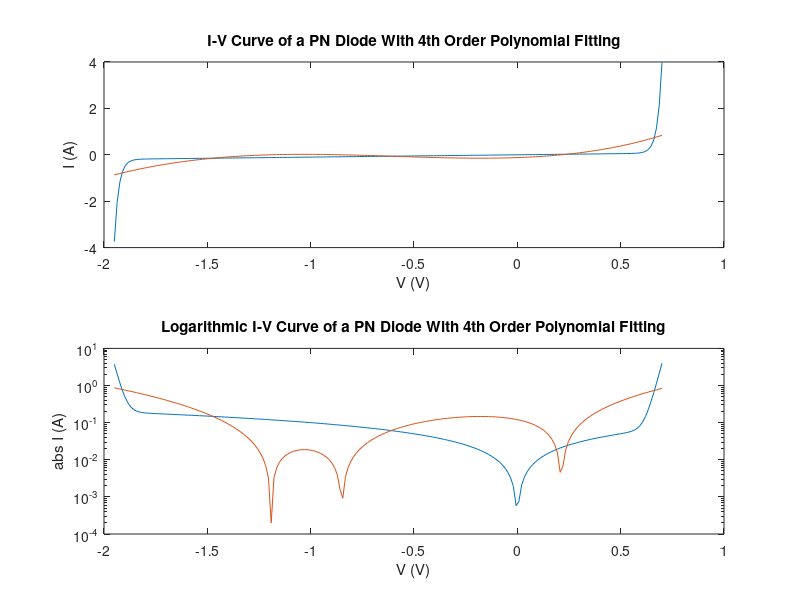
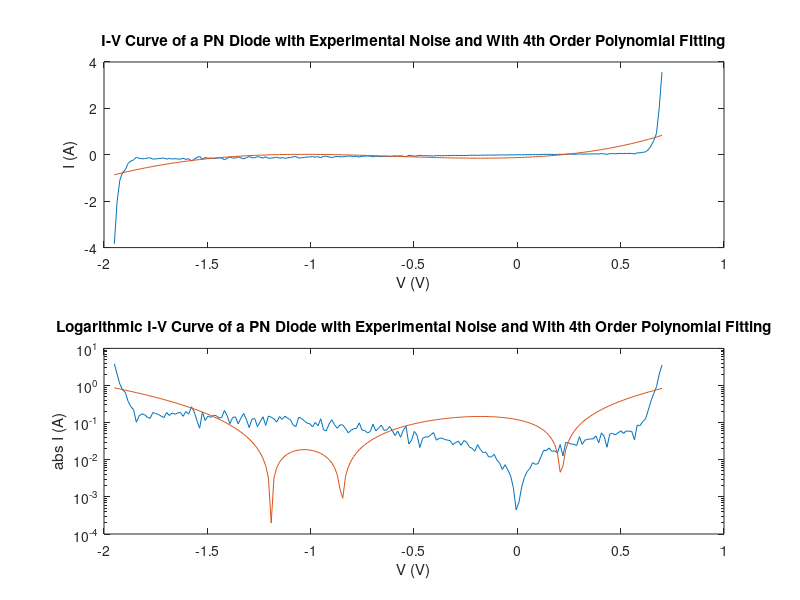
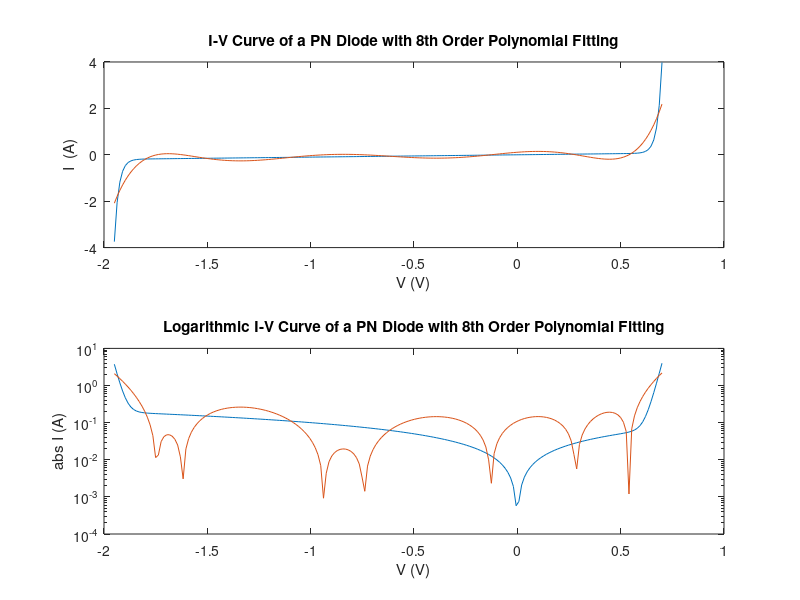
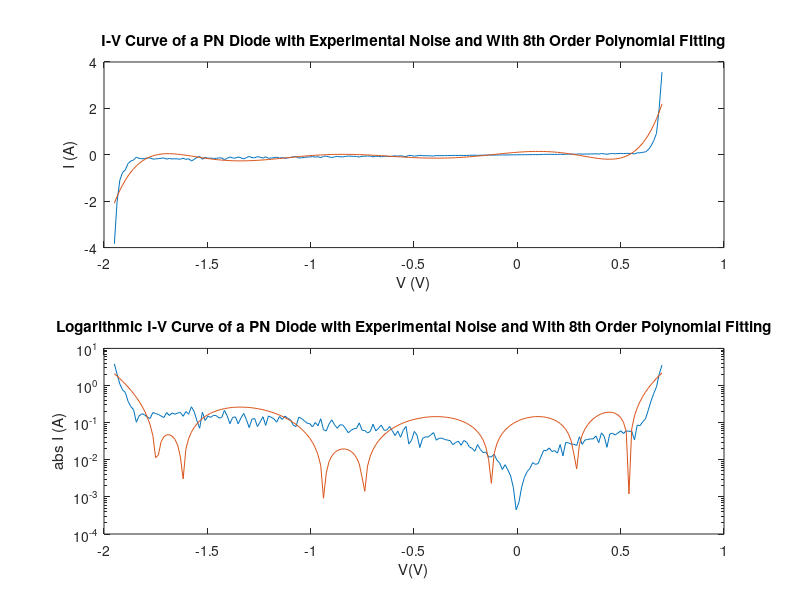

Reproduce these figures in MATLAB, in order. (Note: this script raises an error after producing the figures.)
clear all;
Is=0.01e-12;
Ib=0.1e-12;
Vb = 1.3;
Gp = 0.1;

V = linspace(-1.95,0.7,200);
I = zeros(size(V));

I = (Is .* (exp((1.2 / 0.025) .* V) - 1)) + (Gp .* V) - (Ib .* (exp((-1.2 / 0.025) .* (V + Vb)) - 1));
%I = (Is(exp(1.2*V/0.025))-1)+ Gp*V - (Ib(exp(-1.2*(V+Vb)/0.025)-1));

I_Noise = I + 0.2 .* I .* randn(1, 200);


polyFit_4th = polyfit(V, I, 4);
polyFit_8th = polyfit(V, I, 8);
polyFit_4thNoise = polyfit(V, I, 4);
polyFit_8thNoise = polyfit(V, I, 8);

figure(1);
subplot(2,1,1)
plot(V, I)
title('I-V Curve of a PN Diode With 4th Order Polynomial Fitting')
xlabel('V (V)')
ylabel('I (A)')
hold on
plot(V, polyval(polyFit_4th, V))
hold off

subplot(2,1,2)
semilogy(V, abs(I))
title('Logarithmic I-V Curve of a PN Diode With 4th Order Polynomial Fitting')
xlabel('V (V)')
ylabel('abs I (A)')
hold on
semilogy(V, abs(polyval(polyFit_4th, V)))
hold off

figure(2)
subplot(2,1,1)
plot(V, I_Noise)
title('I-V Curve of a PN Diode with Experimental Noise and With 4th Order Polynomial Fitting')
xlabel('V (V)')
ylabel('I (A)')
hold on
plot(V, polyval(polyFit_4thNoise, V))
hold off

subplot(2,1,2)
semilogy(V, abs(I_Noise))
title('Logarithmic I-V Curve of a PN Diode with Experimental Noise and With 4th Order Polynomial Fitting')
xlabel('V (V)')
ylabel('abs I (A)')
hold on
semilogy(V, abs(polyval(polyFit_4thNoise, V)))
hold off

figure(3)
subplot(2,1,1)
plot(V, I)
title('I-V Curve of a PN Diode with 8th Order Polynomial Fitting')
xlabel('V (V)')
ylabel('I  (A)')
hold on
plot(V, polyval(polyFit_8thNoise, V))
hold off

subplot(2,1,2)
semilogy(V, abs(I))
title('Logarithmic I-V Curve of a PN Diode with 8th Order Polynomial Fitting')
xlabel('V (V)')
ylabel('abs I (A)')
hold on
semilogy(V, abs(polyval(polyFit_8thNoise, V)))
hold off

figure(4)
subplot(2,1,1)
plot(V, I_Noise)
title('I-V Curve of a PN Diode with Experimental Noise and With 8th Order Polynomial Fitting')
xlabel('V (V)')
ylabel('I (A)')
hold on
plot(V, polyval(polyFit_8thNoise, V))
hold off

subplot(2,1,2)
semilogy(V, abs(I_Noise))
title('Logarithmic I-V Curve of a PN Diode with Experimental Noise and With 8th Order Polynomial Fitting')
xlabel('V(V)')
ylabel('abs I (A)')
hold on
semilogy(V, abs(polyval(polyFit_8thNoise, V)))
hold off

% Task #4: Nonlinear Curve Fitting

% Part A (Is and Ib)
foA = fittype('A .* (exp((1.2/0.025) .* x) - 1) + (0.1 .* x) - (C .* (exp((-1.2/0.025) .* (x + 1.3)) - 1))');
ffA = fit(V', I', foA);
IfA = ffA(V);
figure(5);
plot(V, IfA)
title('I-V Curve of a PN Diode with Fitted Parameters I_s and I_b')
xlabel('Voltage (V)')
ylabel('Current (A)')
hold on

% Part B (Is, Gb and Ib)
foB = fittype('A .* (exp((1.2/0.025) .* x) - 1) + (B .* x) - (C .* (exp((-1.2/0.025) .* (x + 1.3)) - 1))');
ffB = fit(V', I', foB);
IfB = ffB(V);
plot(V, IfB)
title('I-V Curve of a PN Diode with Fitted Parameters I_s, G_b and I_b')
xlabel('Voltage (V)')
ylabel('Current (A)')

% Part C (Is, Gb, Ib and Vb)
foC = fittype('A .* (exp((1.2/0.025) .* x) - 1) + (B .* x) - (C .* (exp((-1.2/0.025) .* (x + D)) - 1))');
ffC = fit(V', I', foC);
IfC = ffC(V);
plot(V, IfC)
title('I-V Curve of a PN Diode with Fitted Parameters I_s, G_b, I_b and V_b')
xlabel('Voltage (V)')
ylabel('Current (A)')
legend('I_s and I_b', 'I_s, G_b and I_b', 'I_s, G_b, I_b and V_b')
hold off

% Task #5: Fitting using the Neural Net model

inputs = V.';
targets = I.';
hiddenLayerSize = 10;
net = fitnet(hiddenLayerSize);
net.divideParam.trainRatio = 70/100;
net.divideParam.valRatio = 15/100;
net.divideParam.testRatio = 15/100;
[net, tr] = train(net, inputs, targets);
outputs = net(inputs);
errors = gsubtract(outputs, targets);
performance = perform(net, targets, outputs);
view(net)
Inn = outputs;

figure(6)
plot(V, I)
hold on
plot(V, Inn, 'r--')
hold off
legend("Raw Data", "Neural Net Fit")